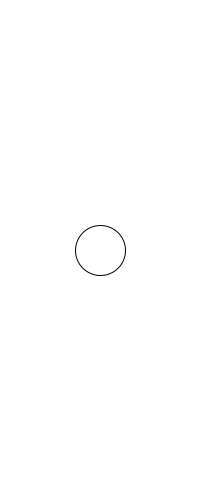
Frame 1 (no input)
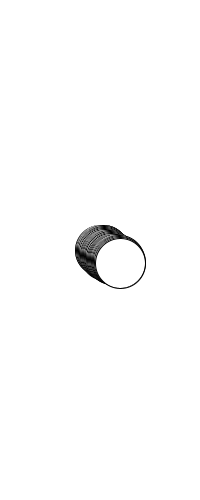
Frame 60 (the mouse pressed at the canvas centre just before this capture)
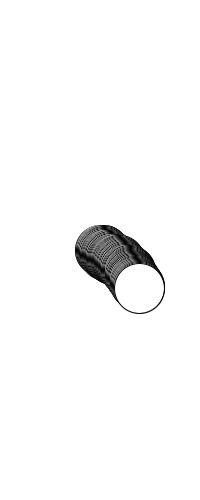
Frame 120 (the mouse held since frame 60 and released just before this capture)

The Processing sketch that drew these frames (run headless with seeded random() and noise(); from frame 60 on, the mouse is pressed at the canvas centre):

// Processing sketch: sketch_230513a
// ── sketch_230513a.pde
int x, y; //global declaration

void setup() {
  size(200, 500);

  //local initialization
  
  x = width/2; 
  y = height/2;
  background(255);
}

void draw() {
  circle(x, y, 50);
  x = x + (int)random(-1, 2);
  y = y + (int)random(-1, 2);
}
